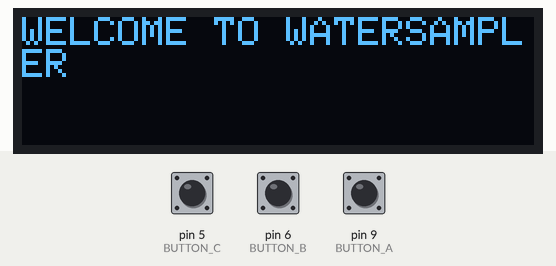
Bench run of a sketch on a simulated Arduino Uno, built with avr-gcc and run on an emulated ATmega328P. On the bench: 128×32 one-colour display. The test bench sets the inputs (shaded band); at power-on: pin 5 (BUTTON_C) HIGH, pin 6 (BUTTON_B) HIGH, pin 9 (BUTTON_A) HIGH. The display library's start-up logo is not drawn.

Above: at 5.1 s.
At 8.1 s:
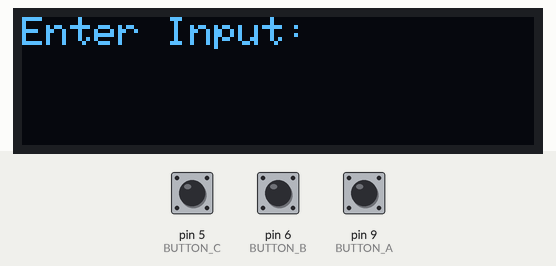

Measured:
- what the display in image 0 shows lasts 3.0 s, from 5.1 s to 8.1 s

The sketch:

oled2.ino
```cpp
#include <SPI.h>
#include <Wire.h>
#include <Adafruit_GFX.h>
#include <Adafruit_SSD1306.h>

Adafruit_SSD1306 display = Adafruit_SSD1306(128, 32, &Wire);

#define BUTTON_A 9
#define BUTTON_B 6
#define BUTTON_C 5

volatile int button_A_state = HIGH;
volatile int button_B_state = HIGH;
volatile int button_C_state = HIGH;
long debouncing_time = 250;

void setup() {
  display.begin(SSD1306_SWITCHCAPVCC, 0x3c);

  pinMode(BUTTON_A, INPUT_PULLUP);
  pinMode(BUTTON_B, INPUT_PULLUP);
  pinMode(BUTTON_C, INPUT_PULLUP);

  display.display();
  delay(5000);
  display.clearDisplay();

  display.setTextSize(1);
  display.setTextColor(WHITE);
  display.setCursor(0,0);
  display.print("WELCOME TO WATERSAMPLER");
  display.setCursor(0,0);
  display.display();
  delay(3000);
  display.clearDisplay();

  display.print("Enter Input: ");
  display.display();

}

void loop() {
  int BUTTON_A_state = digitalRead(BUTTON_A);
  int BUTTON_B_state = digitalRead(BUTTON_B);
  int BUTTON_C_state = digitalRead(BUTTON_C);

}
```
